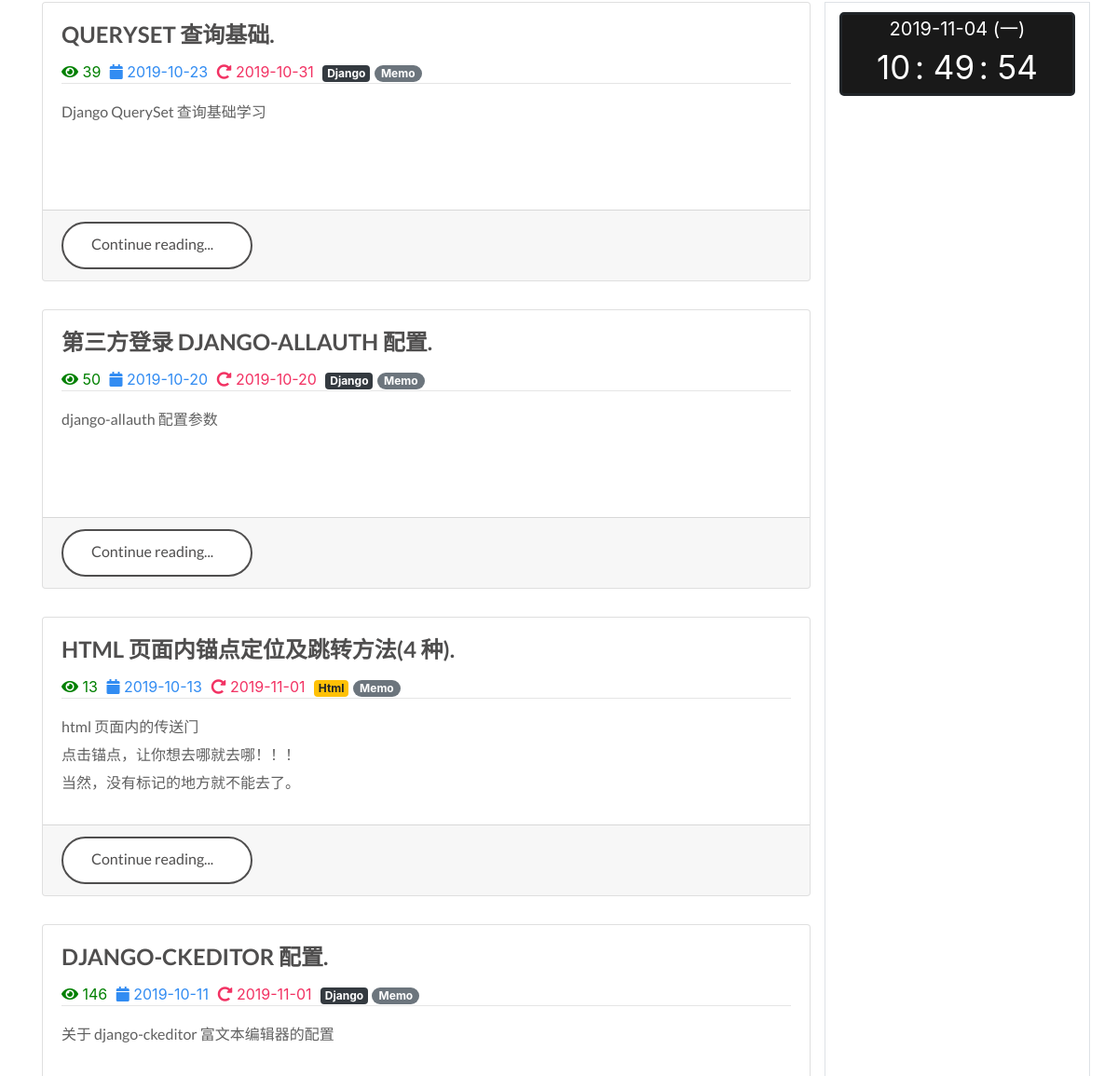
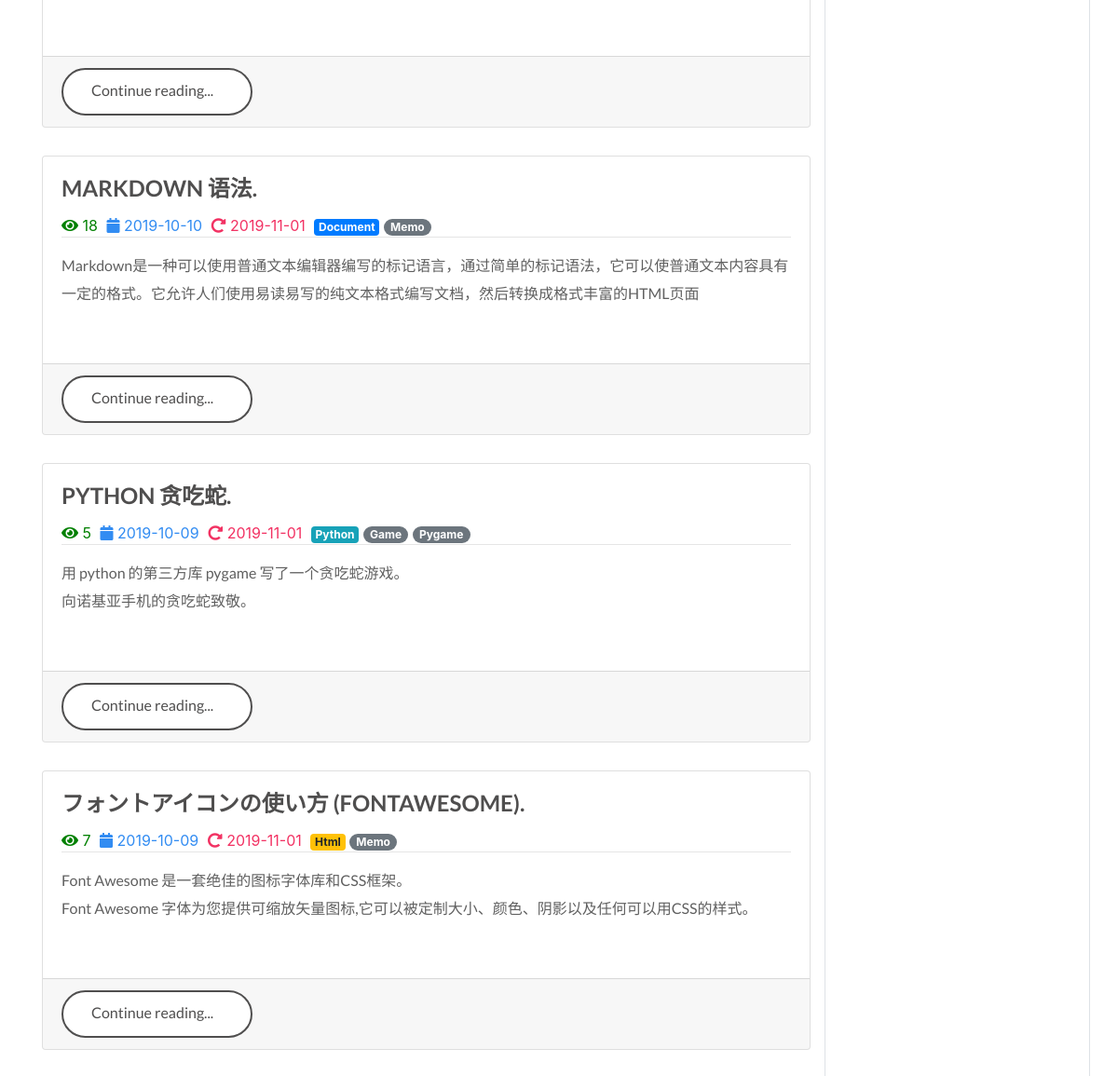
The app's page / (middle part), older data (2 pictures, top to bottom).
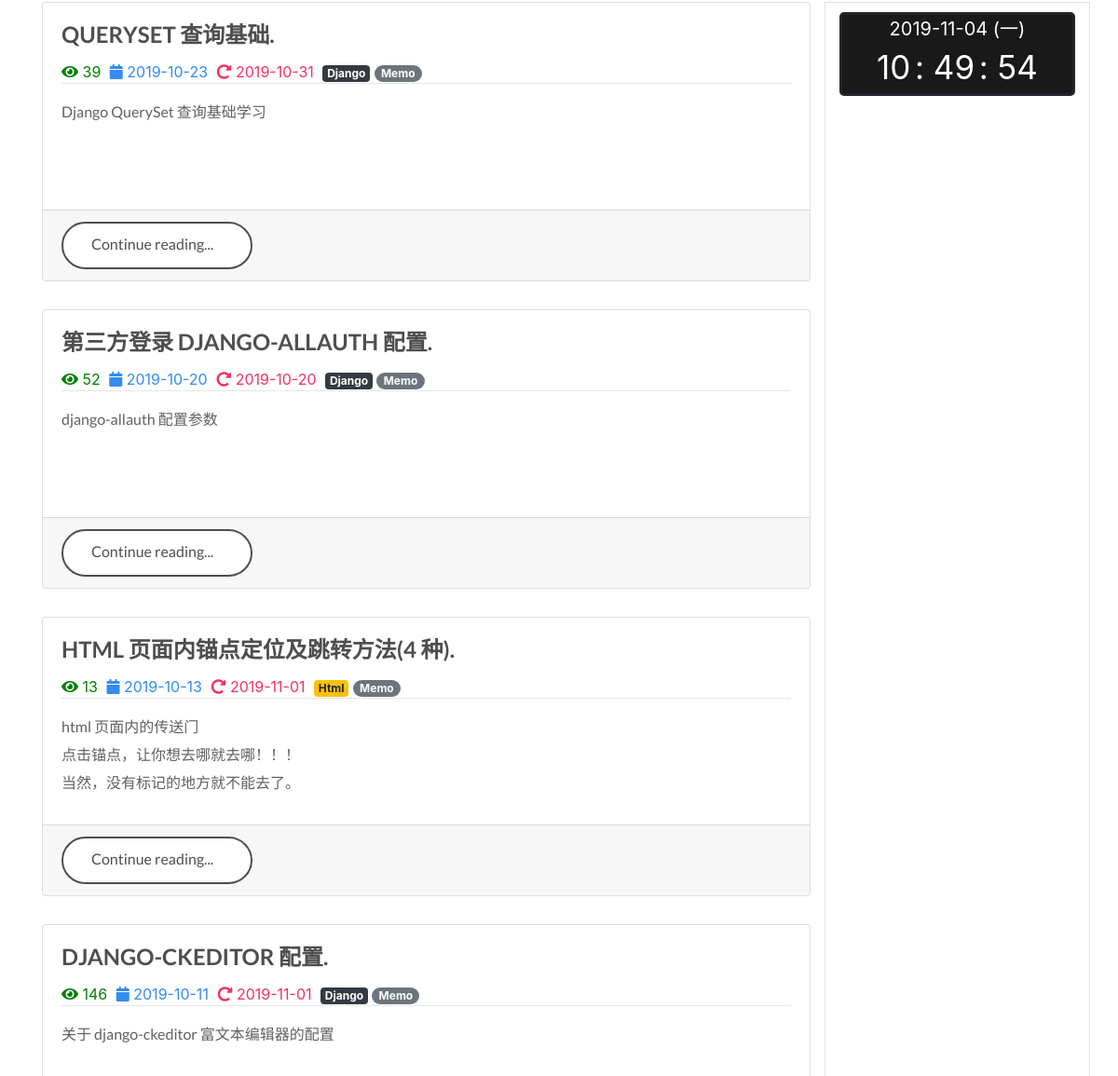
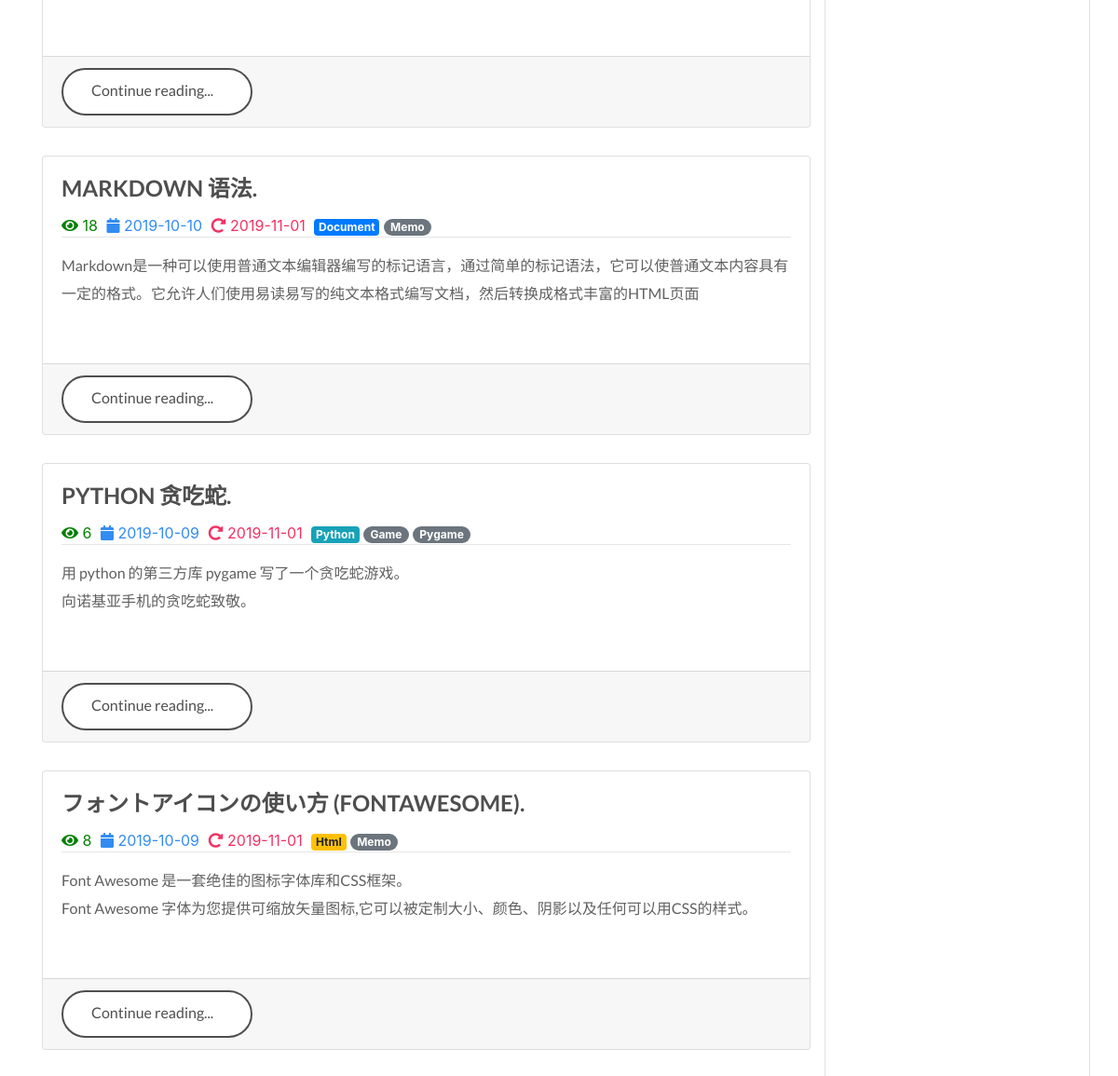
The same page, newer data (2 pictures, top to bottom).
### article/models.py (models this page shows, shortened)
class ArticlePost(models.Model):
    objects = models.Manager()
    author = models.ForeignKey(User, on_delete=models.CASCADE)
    avatar = models.ImageField(upload_to='article/%Y%m%d/', blank=True)
    title = models.CharField(max_length=100)
    summary = models.CharField(max_length=200, blank=True)
    body = models.TextField()
    created = models.DateTimeField(default=timezone.now)
    updated = models.DateTimeField(auto_now=True)
    category = models.ForeignKey(Category, on_delete=models.CASCADE)
    tags = TaggableManager(blank=True)
    total_views = models.PositiveIntegerField(default=0)
    class Meta:
        ordering = ('-created',)
    '''
        一般来说，要使用某个类的方法，需要先实例化一个对象再调用方法。
        而使用 @staticmethod 或 @classmethod，就可以不需要实例化，直接类名.方法名()来调用。
        这有利于组织代码，把某些应该属于某个类的函数给放到那个类里去，同时有利于命名空间的整洁。
        如果在 @staticmethod 中要调用到这个类的一些属性方法，只能直接类名.属性名或类名.方法名。
        而 @classmethod 因为持有 cls 参数，可以来调用类的属性，类的方法，实例化对象等，避免硬编码。

        上一篇：小于当前 id 的第一篇，下一篇：大于当前 id 的第一篇
        @staticmethod 不需要表示自身对象的 self 和自身类的 cls 参数，就跟使用函数一样
        @classmethod 不需要 self 参数，但第一个参数需要是表示自身类的 cls 参数。
    '''

class Category(models.Model):
    name = models.CharField(max_length=100, blank=True)

### article/views.py (the view)
# urls.py: path('', ArticleListView.as_view(), name='home'),
class ArticleListView(generic.ListView):
    model = ArticlePost
    template_name = 'article/index.html'
    context_object_name = 'article_list'
    paginate_by = 10
    def get_queryset(self):
        search = self.request.GET.get('search')
        category = self.request.GET.get('category')
        tag = self.request.GET.get('tag')
        article_list = ArticlePost.objects.all()
        if search:
            article_list = article_list.filter(Q(title__icontains=search) | Q(body__icontains=search))
        if category is not None and category.isdigit():
            article_list = article_list.filter(category=category)
        if tag and tag != 'None':
            article_list = article_list.filter(tags__name__in=[tag])
        return article_list
    def get_context_data(self, **kwargs):
        context = super(ArticleListView, self).get_context_data(**kwargs)
        context['now'] = timezone.now
        context['search'] = self.request.GET.get('search')
        context['category'] = self.request.GET.get('category')
        context['tag'] = self.request.GET.get('tag')
        return context

### article/templatetags/extra_tags.py (called while the page is built)
@register.filter
@stringfilter
def convert_markdown(value):
    md = markdown.Markdown(
        extensions=[
            'markdown.extensions.extra',
            'markdown.extensions.codehilite',
            'markdown.extensions.toc',
        ]
    )
    return md.convert(value)

### templates/article/index.html (shortened to what this page needs)
{% extends 'base.html' %}
{% load staticfiles %}
{% load extra_tags %}
{% block content %}
	<div class="container">
		<div class="row">
			<div class="col-md-9">
				<section class="main wrapper">
					{% for article in article_list %}
					<article>
						<div class="card text-center" style="height: 300px;">
							<div class="card-body post text-left" style="height:100%; overflow:hidden;">
								<div class="card-title text-left">
									<h1 class="title">
										<a href="{% url 'article:article-detail' article.id %}">{{ article.title }}.</a>
									</h1>
								</div>
								<div>
									<span style="color: green;padding-right:5px;"><i class="fas fa-eye"></i>
										{{ article.total_views }}
									</span>
									<span style="color:#328CF2;padding-right:5px;"><i class="fa fa-calendar"></i>
									{{ article.created|date:'Y-m-d' }}
									</span>
									<span style="color:#F23263;padding-right:5px;"><i class="fas fa-redo-alt"></i>
									  {{ article.updated|date:'Y-m-d' }}
									</span>
									{% if article.category %}
									<span>
										<a href="{% url 'article:article-list' %}?category={{ article.category.id }}" name="category"
										   						class="badge badge-primary
										   							  {% if article.category.name == 'Django' %}
																		  badge badge-dark
																	  {% elif article.category.name == 'Java' %}
																		  badge badge-danger
																	  {% elif article.category.name == 'Html' %}
																		  badge badge-warning
																	  {% elif article.category.name == 'CSS' %}
																		  badge badge-success
																	  {% elif article.category.name == 'Python' %}
																		  badge badge-info
																	  {% endif %}">
											{{ article.category.name }}
										</a>
									</span>
									{% endif %}
									{% for tag in article.tags.all %}
										<span>
											<a href="{% url 'article:article-list' %}?tag={{ tag }}" name="tag" class="badge badge-pill badge-secondary">
												{{ tag }}
											</a>
										</span>
									{% endfor %}
									<hr style="width:100%;margin:0;">
									{% if article.summary %}
										<p class="ff--default fs--14">{{ article.summary | convert_markdown | safe }}</p>
									{% else %}
										<p class="ff--default fs--14">{{ article.body  | cut:'<br>' | slice:'200' | convert_markdown | safe }}</p>
									{% endif %}
								</div>
							</div>
							<div class="card-footer form-control-borderless text-muted text-left">
								<a class="read_more" href="{% url 'article:article-detail' article.id %}">Continue reading...</a>
							</div>
						</div>
					</article>
					{% endfor %}
				</section>
			</div>
			<div class="col border" style="margin-top:30px;">
				<div class="clock">
					<div class="date date-screen"></div>
					<div class="hour screen"></div>
					<div class="screen"> : </div>
					<div class="minute screen"></div>
					<div class="screen"> : </div>
					<div class="second screen"></div>
				</div>
			</div>
		</div>
	</div>
{% endblock %}

Row changes from the older to the newer data that the page shows:
changed ArticlePost "第三方登录 DJANGO-ALLAUTH 配置": total_views "50" → "52"
changed ArticlePost "PYTHON 贪吃蛇": total_views "5" → "6"
changed ArticlePost "フォントアイコンの使い方 (FONTAWESOME)": total_views "7" → "8"
